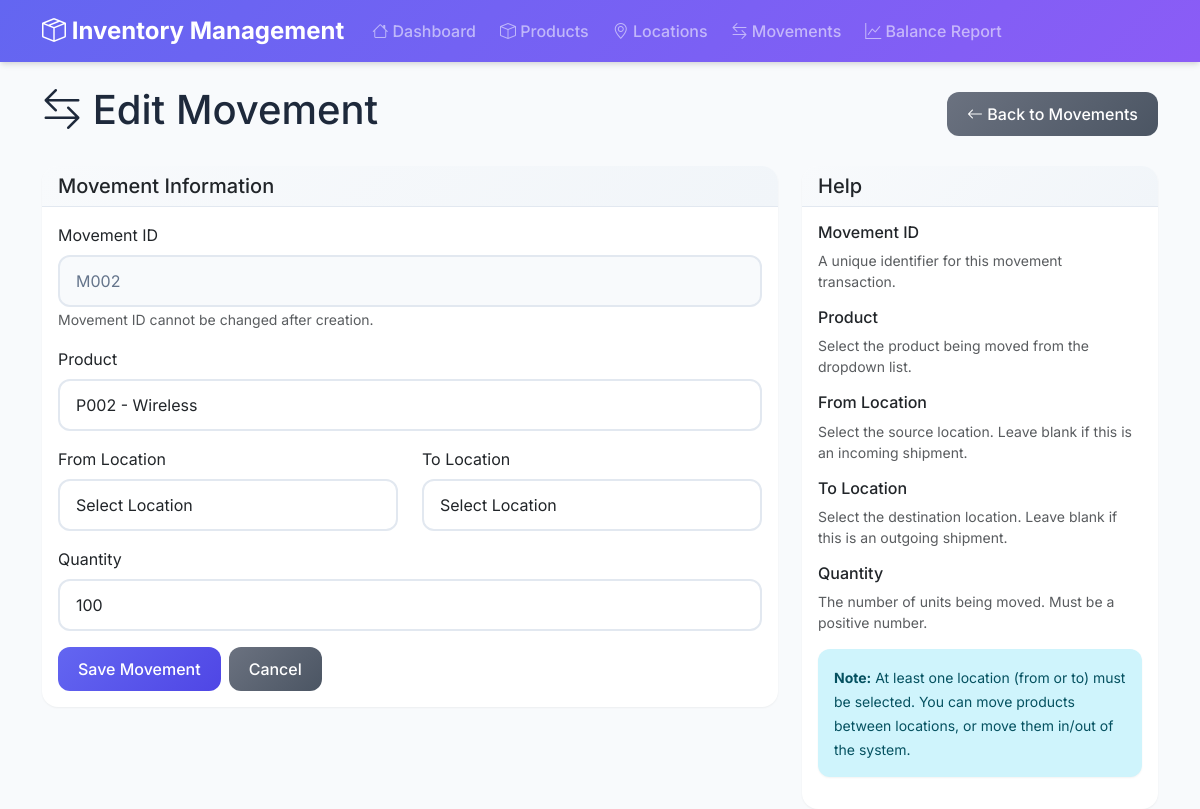
Screenshot of /movements/edit/M002 with the database file from the repository.
### app.py (models this page shows, shortened)
class ProductMovement(db.Model):
    movement_id = db.Column(db.String(50), primary_key=True)
    timestamp = db.Column(db.DateTime, default=datetime.utcnow)
    from_location = db.Column(db.String(50), db.ForeignKey('location.location_id'), nullable=True)
    to_location = db.Column(db.String(50), db.ForeignKey('location.location_id'), nullable=True)
    product_id = db.Column(db.String(50), db.ForeignKey('product.product_id'), nullable=False)
    qty = db.Column(db.Integer, nullable=False)
    product = db.relationship('Product', backref='movements')
    from_loc = db.relationship('Location', foreign_keys=[from_location], backref='outgoing_movements')
    to_loc = db.relationship('Location', foreign_keys=[to_location], backref='incoming_movements')

### app.py (the view, shortened to what this page needs)
@app.route('/movements/edit/<movement_id>', methods=['GET', 'POST'])
def edit_movement(movement_id):
    movement = ProductMovement.query.get_or_404(movement_id)
    form = MovementForm(obj=movement)
    return render_template('movement_form.html', form=form, title='Edit Movement')

### app.py
class MovementForm(FlaskForm):
    movement_id = StringField('Movement ID', validators=[DataRequired()])
    product_id = SelectField('Product', coerce=str, validators=[DataRequired()])
    from_location = SelectField('From Location', coerce=str)
    to_location = SelectField('To Location', coerce=str)
    qty = IntegerField('Quantity', validators=[DataRequired(), NumberRange(min=1)])
    submit = SubmitField('Save Movement')
    def __init__(self, *args, **kwargs):
        super(MovementForm, self).__init__(*args, **kwargs)
        try:
            self.product_id.choices = [(p.product_id, f"{p.product_id} - {p.name}") for p in Product.query.all()]
            self.from_location.choices = [('', 'Select Location')] + [(l.location_id, f"{l.location_id} - {l.name}") for l in Location.query.all()]
            self.to_location.choices = [('', 'Select Location')] + [(l.location_id, f"{l.location_id} - {l.name}") for l in Location.query.all()]
        except Exception:
            self.product_id.choices = []
            self.from_location.choices = [('', 'Select Location')]
            self.to_location.choices = [('', 'Select Location')]

### templates/movement_form.html (shortened to what this page needs)
{% extends "base.html" %}
{% block content %}
<div class="row">
    <div class="col-12">
        <div class="d-flex justify-content-between align-items-center mb-4">
            <h1><i class="bi bi-arrow-left-right"></i> {{ title }}</h1>
            <a href="{{ url_for('movements') }}" class="btn btn-secondary">
                <i class="bi bi-arrow-left"></i> Back to Movements
            </a>
        </div>
    </div>
</div>
<div class="row">
    <div class="col-md-8">
        <div class="card">
            <div class="card-header">
                <h5 class="mb-0">Movement Information</h5>
            </div>
            <div class="card-body">
                <form method="POST">
                    <div class="mb-3">
                        {{ form.movement_id.label(class="form-label") }}
                        {% if title == 'Edit Movement' %}
                            {{ form.movement_id(class="form-control", readonly=true) }}
                            <small class="form-text text-muted">Movement ID cannot be changed after creation.</small>
                        {% else %}
                            {{ form.movement_id(class="form-control") }}
                        {% endif %}
                    </div>
                    <div class="mb-3">
                        {{ form.product_id.label(class="form-label") }}
                        {{ form.product_id(class="form-control") }}
                    </div>
                    <div class="row">
                        <div class="col-md-6">
                            <div class="mb-3">
                                {{ form.from_location.label(class="form-label") }}
                                {{ form.from_location(class="form-control") }}
                            </div>
                        </div>
                        <div class="col-md-6">
                            <div class="mb-3">
                                {{ form.to_location.label(class="form-label") }}
                                {{ form.to_location(class="form-control") }}
                            </div>
                        </div>
                    </div>
                    <div class="mb-3">
                        {{ form.qty.label(class="form-label") }}
                        {{ form.qty(class="form-control") }}
                    </div>
                    <div class="d-flex gap-2">
                        {{ form.submit(class="btn btn-primary") }}
                        <a href="{{ url_for('movements') }}" class="btn btn-secondary">Cancel</a>
                    </div>
                </form>
            </div>
        </div>
    </div>
    <div class="col-md-4">
        <div class="card">
            <div class="card-header">
                <h5 class="mb-0">Help</h5>
            </div>
            <div class="card-body">
                <h6>Movement ID</h6>
                <p class="small text-muted">A unique identifier for this movement transaction.</p>
                <h6>Product</h6>
                <p class="small text-muted">Select the product being moved from the dropdown list.</p>
                <h6>From Location</h6>
                <p class="small text-muted">Select the source location. Leave blank if this is an incoming shipment.</p>
                <h6>To Location</h6>
                <p class="small text-muted">Select the destination location. Leave blank if this is an outgoing shipment.</p>
                <h6>Quantity</h6>
                <p class="small text-muted">The number of units being moved. Must be a positive number.</p>
                <div class="alert alert-info mt-3">
                    <small>
                        <strong>Note:</strong> At least one location (from or to) must be selected.
                        You can move products between locations, or move them in/out of the system.
                    </small>
                </div>
            </div>
        </div>
    </div>
</div>
{% endblock %}

### templates/base.html (style rules this page uses)
:root { --primary-color: #6366f1; --primary-dark: #4f46e5; --secondary-color: #8b5cf6; --success-color: #10b981; --warning-color: #f59e0b; --danger-color: #ef4444; --info-color: #06b6d4; --light-bg: #f8fafc; --dark-text: #1e293b; --muted-text: #64748b; --border-color: #e2e8f0; --shadow-sm: 0 1px 2px 0 rgba(0, 0, 0, 0.05); --shadow-md: 0 4px 6px -1px rgba(0, 0, 0, 0.1), 0 2px 4px -1px rgba(0, 0, 0, 0.06); --shadow-lg: 0 10px 15px -3px rgba(0, 0, 0, 0.1), 0 4px 6px -2px rgba(0, 0, 0, 0.05); }
* { font-family: 'Inter', sans-serif; }
body { background-color: var(--light-bg); color: var(--dark-text); }
.card { border: none; border-radius: 1rem; box-shadow: var(--shadow-sm); transition: all 0.3s ease; background: white; }
.card-header { background: linear-gradient(135deg, #f8fafc 0%, #f1f5f9 100%); border-bottom: 1px solid var(--border-color); border-radius: 1rem 1rem 0 0 !important; font-weight: 600; }
.btn { border-radius: 0.75rem; font-weight: 500; padding: 0.625rem 1.25rem; transition: all 0.3s ease; border: none; }
.btn-primary { background: linear-gradient(135deg, var(--primary-color) 0%, var(--primary-dark) 100%); }
.btn-secondary { background: linear-gradient(135deg, #6b7280 0%, #4b5563 100%); }
.form-control { border-radius: 0.75rem; border: 2px solid var(--border-color); padding: 0.75rem 1rem; transition: all 0.3s ease; }
.form-control[readonly] { background-color: #f8fafc; border-color: var(--border-color); color: var(--muted-text); }
.alert { border-radius: 0.75rem; border: none; box-shadow: var(--shadow-sm); }

### rows the page displays
ProductMovement: movement_id "M002", product_id "P002 - Wireless", from_location "Select Location", to_location "Select Location", qty "100"

### other values shown
{{ title }} "Edit Movement"
